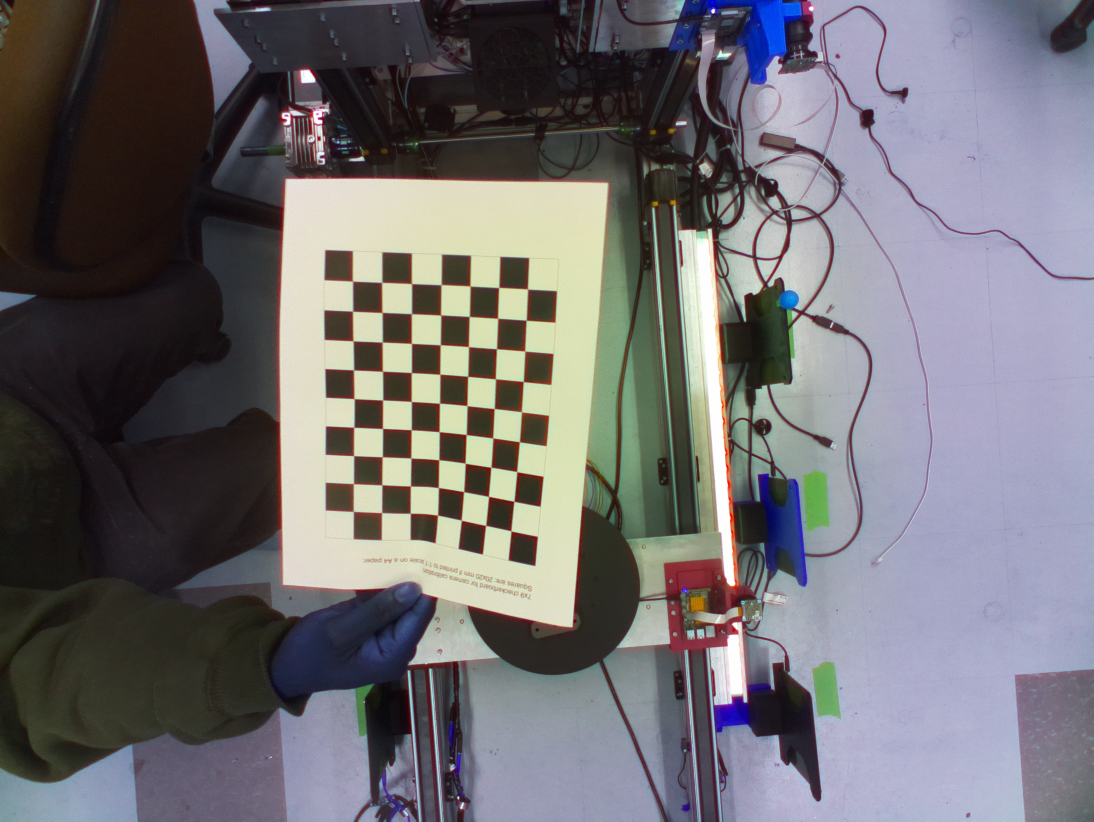
#> input picture Calibration5/capture/cam_0_0.jpg, 3280 x 2464 px (shown at 1/3 size); its folder holds only this picture in this run
$ python findcheker2.py
#> lines starting #> are read from the running program, lines starting #| are printed output that depends on the picture; after the words box and inside, x2 and y2 are one past the last pixel; in counts of white or black regions, pixels touching at a corner belong together; long printed decimals are rounded
import numpy as np
import cv2
import os

# Parameter
CHESSBOARD_SIZE = (7, 9)

# Improved termination criteria for corner refinement
criteria = (cv2.TERM_CRITERIA_EPS + cv2.TERM_CRITERIA_MAX_ITER, 30, 0.0001)

# Prepare object points
objp = np.zeros((CHESSBOARD_SIZE[0] * CHESSBOARD_SIZE[1], 3), np.float32)
objp[:, :2] = np.mgrid[0:CHESSBOARD_SIZE[0], 0:CHESSBOARD_SIZE[1]].T.reshape(-1, 2)

# Arrays to store object points and image points
objpoints = []
imgpoints = []

# Directory to read images from
capture_dir = "capture/"
if not os.path.exists(capture_dir):
    print(f"Directory '{capture_dir}' does not exist. Exiting...")
else:
    files = os.listdir(capture_dir)
    if not files:
        print(f"No images found in directory '{capture_dir}'. Exiting...")
    else:
        for filename in files:
            filepath = os.path.join(capture_dir, filename)
            print(f"Reading file: {filepath}")
            img = cv2.imread(filepath)
#> img is the input picture: shape (2464, 3280, 3); mean B, G, R 114.4, 110.6, 112.8

            if img is None:
                print(f"Failed to load image: {filename}. Skipping...")
                continue

            print(f"Original image shape: {img.shape}")
#| Original image shape: (2464, 3280, 3)
            img = cv2.resize(img, (0, 0), fx=0.25, fy=0.25)
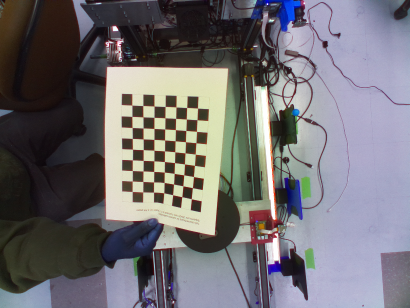
#> img: shape (616, 820, 3) (shown at 1/2 size); mean B, G, R 114.6, 110.7, 112.9
            print(f"Image shape after resizing: {img.shape}")
#| Image shape after resizing: (616, 820, 3)
            gray = cv2.cvtColor(img, cv2.COLOR_BGR2GRAY)
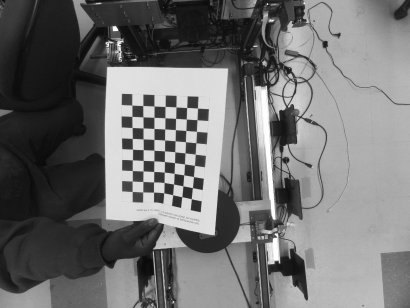
#> gray: shape (616, 820) (shown at 1/2 size); min 5, max 255, mean 111.8

            # Find the chessboard corners
            print(f"Finding chessboard corners in {filename}...")
            ret, corners = cv2.findChessboardCorners(gray, CHESSBOARD_SIZE, None)
#> ret = True; corners = 63 rows, first 8: [264.3, 210.7], [286.2, 211.6], [308.5, 212.6], [330.6, 213.4], [352.4, 214.4], [373.9, 215.5], [395.6, 216.6], [264.4, 233.4]
            print(f"Chessboard corners found: {ret}")
#| Chessboard corners found: True

            # If found, add object points, image points (after refining them)
            if ret:
                print("Chessboard corners detected!")
                objpoints.append(objp)
                corners2 = cv2.cornerSubPix(gray, corners, (11, 11), (-1, -1), criteria)
#> corners2 = 63 rows, first 8: [264.2, 210.6], [286.2, 211.6], [308.5, 212.5], [330.7, 213.4], [352.4, 214.4], [373.8, 215.5], [395.6, 216.6], [264.3, 233.3]
                imgpoints.append(corners2)

                # Draw and display the corners
                print("Drawing corners on the image.")
                cv2.drawChessboardCorners(img, CHESSBOARD_SIZE, corners2, ret)
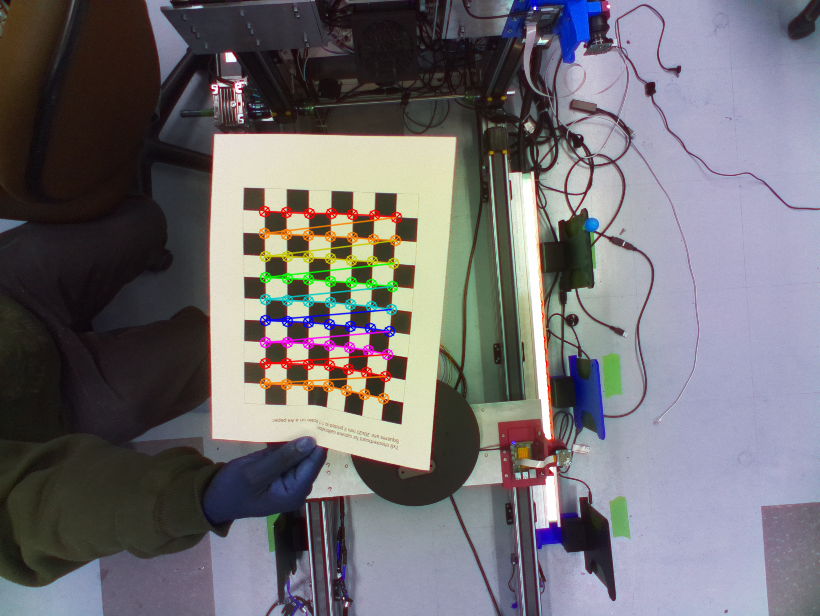
#> img: shape (616, 820, 3); 2.16% of pixels changed, all inside (x1, y1, x2, y2) = (258, 205, 403, 405)
                cv2.imshow('Chessboard Corners', img)
                cv2.waitKey(500)  # Show the image for 500ms
            else:
                print(f"Chessboard corners not found in {filename}. Skipping...")

    cv2.destroyAllWindows()

    # Check if object points and image points have been populated
    if objpoints and imgpoints:
        print("Object points and image points have been successfully populated.")
        h, w = img.shape[:2]
        ret, mtx, dist, rvecs, tvecs = cv2.calibrateCamera(objpoints, imgpoints, gray.shape[::-1], None, None)
#> ret = 0.861; mtx = [[416.9, 0, 490.6], [0, 483.1, 283.3], [0, 0, 1]]; dist = [[-0.277, 2.63, 0.16, 0.0417, -3.71]]; rvecs = ([0.504, 0.141, 0.156],); tvecs = ([-9.95, -3.76, 16.91],)

        if ret:
            print("Calibration successful!")
            print("Camera matrix:\n", mtx)
#| Camera matrix:
#|  [[416.907   0.         490.641]
#|  [  0.         483.070 283.272]
#|  [  0.           0.           1.        ]]
            print("Distortion coefficients:\n", dist)
#| Distortion coefficients:
#|  [[-0.2773  2.628  0.16  0.04167 -3.713]]
            print("Rotation vectors:\n", rvecs)
#| Rotation vectors:
#|  (array([[0.5044],
#|        [0.1408],
#|        [0.1564]]),)
            print("Translation vectors:\n", tvecs)
#| Translation vectors:
#|  (array([[-9.951],
#|        [-3.761],
#|        [16.909]]),)
        else:
            print("Calibration failed. No valid calibration parameters obtained.")
    else:
        print("No chessboard corners were found in any image. Calibration was not performed.")

$ run again, on Calibration5/capture/cam_0_12.jpg
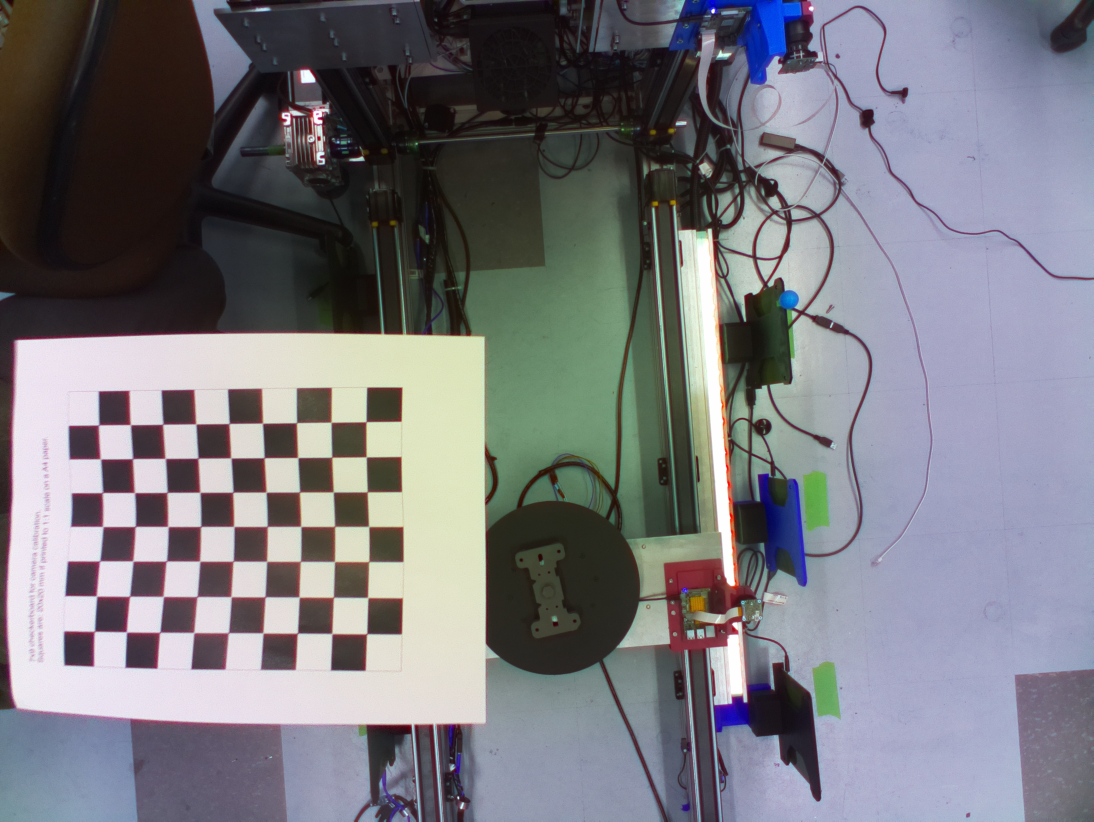
#> input picture Calibration5/capture/cam_0_12.jpg, 3280 x 2464 px (shown at 1/3 size)
#> img is the input picture: shape (2464, 3280, 3); mean B, G, R 126.4, 120.4, 120.8
#| Original image shape: (2464, 3280, 3)
#| Image shape after resizing: (616, 820, 3)
#> `gray = cv2.cvtColor(img, cv2.COLOR_BGR2GRAY)`:
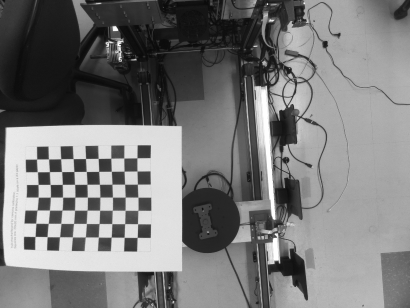
#> gray: shape (616, 820) (shown at 1/2 size); min 7, max 255, mean 121.4
#> `ret, corners = cv2.findChessboardCorners(gray, CHESSBOARD_SIZE, None)`: ret = True; corners = 63 rows, first 8: [274.4, 316.2], [274.5, 342.5], [275.4, 368.6], [276.4, 394.8], [276.5, 421], [275.7, 447.9], [274.9, 475.2], [248.2, 316.5]
#| Chessboard corners found: True
#> corners2 = 63 rows, first 8: [274.4, 316.2], [274.5, 342.5], [275.3, 368.7], [276.4, 394.7], [276.5, 421.1], [275.6, 448], [274.8, 475.2], [248.2, 316.5]
#> `cv2.drawChessboardCorners(img, CHESSBOARD_SIZE, corners2, ret)`:
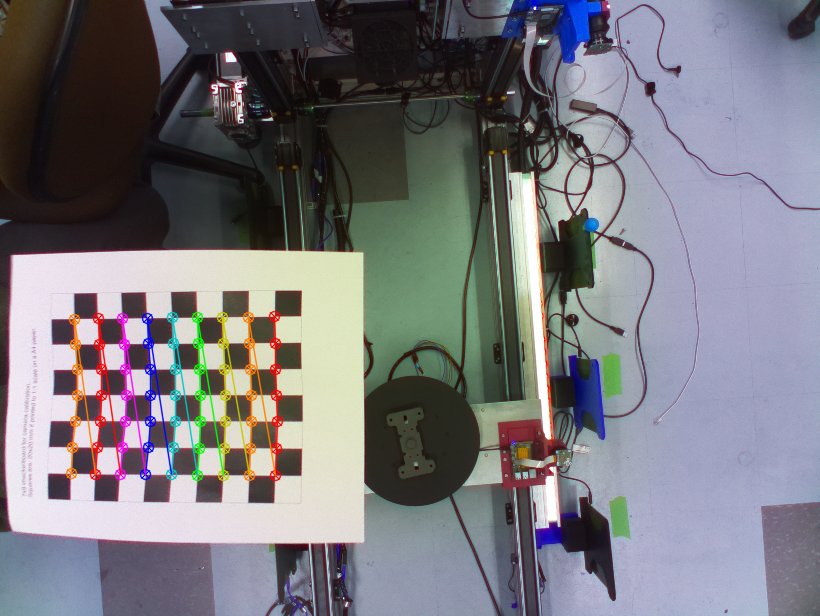
#> img: shape (616, 820, 3); mean B, G, R 125.6, 120, 120.9
#> `ret, mtx, dist, rvecs, tvecs = cv2.calibrateCamera(objpoints, imgpoint..`: ret = 0.733; mtx = [[1163.9, 0, 432.5], [0, 882.7, 294.4], [0, 0, 1]]; dist = [[1.54, 0.604, -0.174, -0.0355, 8.12]]; rvecs = ([0.514, 0.607, 1.45],); tvecs = ([-4.38, 0.859, 33.06],)
#| Camera matrix:
#|  [[1.16389533e+03 0.00000000e+00 4.32508287e+02]
#|  [0.00000000e+00 8.82698450e+02 2.94388010e+02]
#|  [0.00000000e+00 0.00000000e+00 1.00000000e+00]]
#| Distortion coefficients:
#|  [[ 1.535  0.6043 -0.1737 -0.03548   8.119]]
#| Rotation vectors:
#|  (array([[0.5141],
#|        [0.6067],
#|        [1.446]]),)
#| Translation vectors:
#|  (array([[-4.383],
#|        [ 0.8588 ],
#|        [33.056]]),)

$ run again, on Calibration5/capture/cam_0_13.jpg
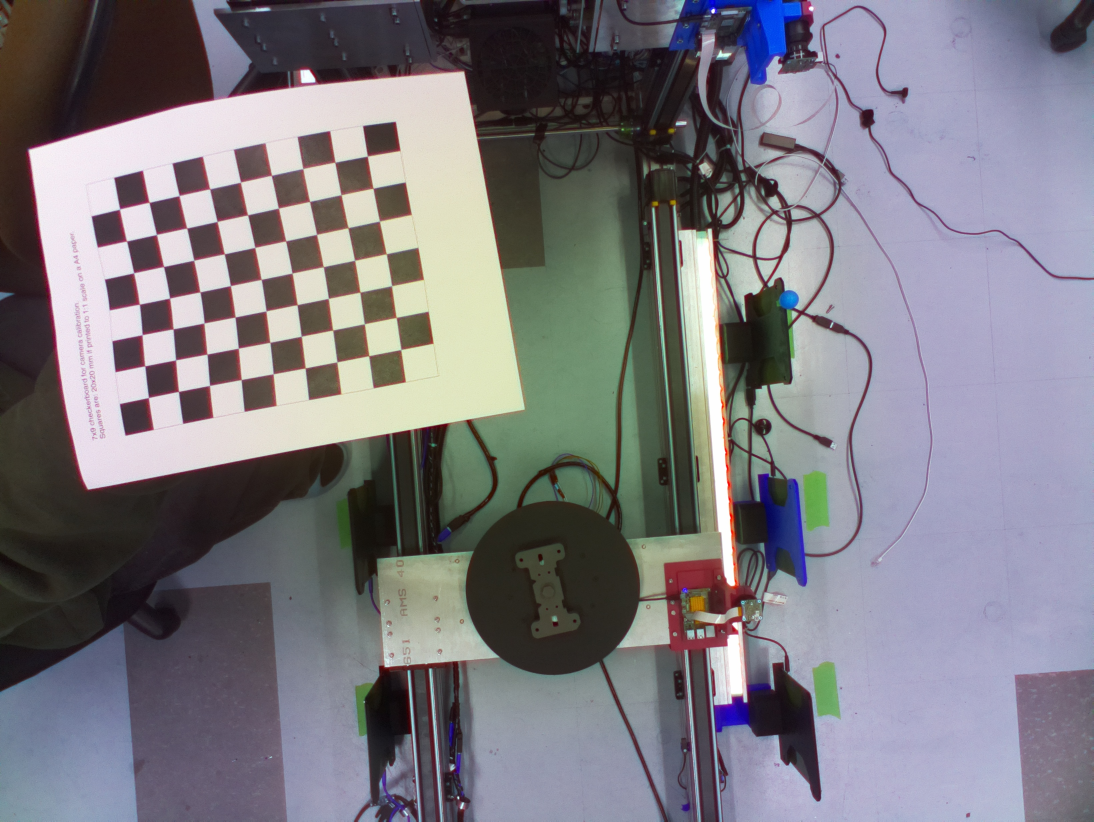
#> input picture Calibration5/capture/cam_0_13.jpg, 3280 x 2464 px (shown at 1/3 size)
#> img is the input picture: shape (2464, 3280, 3); mean B, G, R 129.6, 122.9, 125.3
#| Original image shape: (2464, 3280, 3)
#| Image shape after resizing: (616, 820, 3)
#> `gray = cv2.cvtColor(img, cv2.COLOR_BGR2GRAY)`:
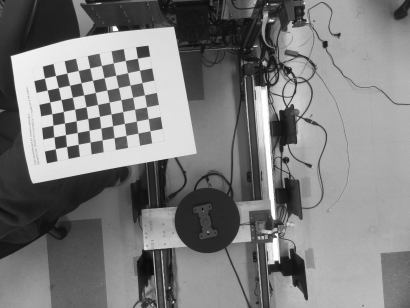
#> gray: shape (616, 820) (shown at 1/2 size); min 7, max 255, mean 124.5
#> `ret, corners = cv2.findChessboardCorners(gray, CHESSBOARD_SIZE, None)`: ret = True; corners = 63 rows, first 8: [275.5, 116.8], [279.6, 141.1], [284.5, 165.6], [289.6, 190.3], [293.4, 214.4], [297, 237.9], [300.5, 262], [251, 121.5]
#| Chessboard corners found: True
#> corners2 = 63 rows, first 8: [275.4, 116.8], [279.5, 141], [284.4, 165.6], [289.5, 190.3], [293.5, 214.2], [296.9, 237.9], [300.5, 262], [250.9, 121.5]
#> `cv2.drawChessboardCorners(img, CHESSBOARD_SIZE, corners2, ret)`:
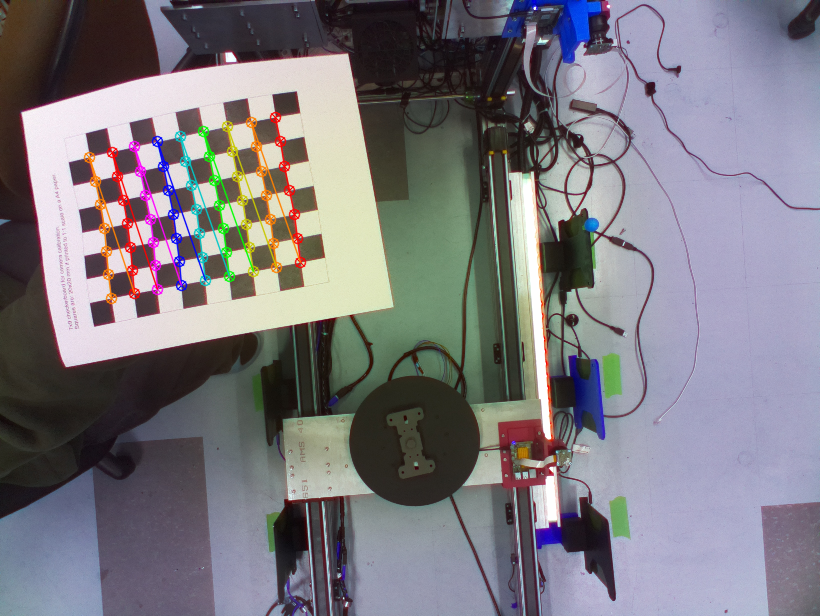
#> img: shape (616, 820, 3); mean B, G, R 128.9, 122.5, 125.3
#> `ret, mtx, dist, rvecs, tvecs = cv2.calibrateCamera(objpoints, imgpoint..`: ret = 0.9; mtx = [[3014.1, 0, 462.8], [0, 2098.3, 280.7], [0, 0, 1]]; dist = [[15.54, -1105.2, -0.123, -0.28, 32513.6]]; rvecs = ([0.512, 0.757, 1.31],); tvecs = ([-5.16, -6.63, 95.32],)
#| Camera matrix:
#|  [[3.01408332e+03 0.00000000e+00 4.62767969e+02]
#|  [0.00000000e+00 2.09830291e+03 2.80716662e+02]
#|  [0.00000000e+00 0.00000000e+00 1.00000000e+00]]
#| Distortion coefficients:
#|  [[ 1.55429329e+01 -1.10522226e+03 -1.22783039e-01 -2.80452363e-01
#|    3.25135886e+04]]
#| Rotation vectors:
#|  (array([[0.5122],
#|        [0.757],
#|        [1.314]]),)
#| Translation vectors:
#|  (array([[-5.161],
#|        [-6.632],
#|        [95.321]]),)
